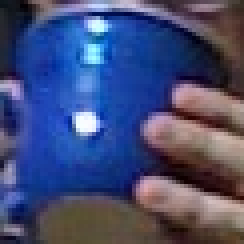
//> input picture images/BlueCup.jpg, 61 x 61 px (shown 4 times larger)
$ ./excercises ../images/BlueCup.jpg   (built with g++ and OpenCV 4)
//> lines starting //> are read from the running program, lines starting //| are printed output that depends on the picture; after the words box and inside, x2 and y2 are one past the last pixel; in counts of white or black regions, pixels touching at a corner belong together


#include <opencv2/core.hpp>
#include <opencv2/highgui.hpp>
#include <opencv2/imgproc.hpp>
#include <iostream>
#include <vector>

using std::cout; using std::cin; using std::endl; using std::vector;
using namespace cv;

// [7 lines left out: function show_image_in_window, not called in this run]

/* 1. This exercise will accustom you to the idea of many functions taking matrix
types. Create a two-dimensional matrix with three channels of type byte with
data size 100 × 100. Set all the values to 0.
a. Draw a circle in the matrix using void cv::circle(InputOutputArray img,
cv::point center, intradius, cv::Scalar color, int thickness=1,
int line_type=8, int shift=0).
b. Display this image using methods described in Chapter 2.
*/

void _1()
{
    cv::Mat image = Mat::zeros(100, 100, CV_8UC3); // does not like auto image = ...
    //source, centre, radius, color y grosor
    cv::circle(image, cv::Point {50, 50}, 15, cv::Scalar {200, 20, 210}, 2);
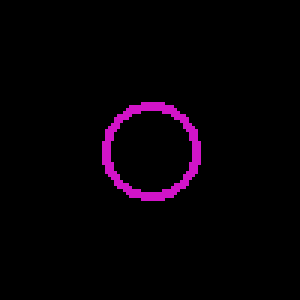
//> image: 100 rows x 100 cols, CV_8UC3 (shown 3 times larger); mean B, G, R 5.6, 0.6, 5.9

    cv::namedWindow("ch5_1b", cv::WINDOW_AUTOSIZE);
    cv::imshow("ch5_1b", image);
    cv::waitKey(0);
    cv::destroyWindow("ch5_1b");
}


/*
2. Create a two-dimensional matrix with three channels of type byte with data size
100 × 100, and set all the values to 0. Use the cv::Mat element access functions to
modify the pixels. Draw a green rectangle between (20, 5) and (40, 20).
*/
void _2()
{
    cv::Mat image = cv::Mat::zeros(100, 100, CV_8UC(3));
    for (auto i = 20; i < 40; ++i)
    {
        for (auto j = 5; j < 20; ++j)
        {
            image.at<Vec3b>(j, i)[0] = 15;
            image.at<Vec3b>(j, i)[1] = 225;
            image.at<Vec3b>(j, i)[2] = 40;
            //cout << i << " " << j << " " << x[0] << endl;
        }
    }

    cv::namedWindow("ch5_2", WINDOW_AUTOSIZE);
    cv::imshow("ch5_2", image);
    cv::waitKey(0);
    cv::destroyWindow("ch5_2");
}

/*
3. Create a three-channel RGB image of size 100 × 100. Clear it. Use pointer arithmetic
to draw a green square between (20, 5) and (40, 20).
*/

void _3()
{
    const char* window_name = "ch5_3";
    cv::Mat image = Mat(100,100,CV_8UC3,Scalar(0));
	for(int i=0;i<image.rows;i++)
	{
		uchar* outData=image.ptr<uchar>(i);
		for(int j=0;j<image.cols;j++)
		{
			if (j>=20&&j<=40&&i>=5&&i<=20)
			{
				outData[j*3+1] = 255;
			}
		}
	}
	cv::namedWindow(window_name, cv::WINDOW_AUTOSIZE);
    cv::imshow(window_name, image);
    cv::waitKey(0);
    cv::destroyWindow(window_name);
}

/*
4. Practice using region of interest (ROI). Create a 210 × 210 single-channel byte
image and zero it. Within the image, build a pyramid of increasing values using
ROI and cv::Mat::setTo(). That is: the outer border should be 0, the next inner
border should be 20, the next inner border should be 40, and so on until the final
innermost square is set to value 200; all borders should be 10 pixels wide. Display
the image.
// note to self: height map of a pyramid, i guess.
*/

void _4()
{
    const char* window_name = "ch5_4";
    cv::Mat image = Mat::zeros(210, 210, CV_8UC1);

    for (auto i = 0; i < 11; ++i)
    {
        cv::Rect r (10*i, 10*i, 210-20*i, 210-20*i);
        cv::Mat roi(image, r);
        roi.setTo(20*i);
    }

    cv::namedWindow(window_name, cv::WINDOW_AUTOSIZE);
    cv::imshow(window_name, image);
    cv::waitKey(0);
    cv::destroyWindow(window_name);
}

/*
5. Use multiple headers for one image. Load an image that is at least 100 × 100.
Create two additional headers that are ROIs where width = 20 and the height =
30. Their origins should be at (5, 10) and (50, 60), respectively. Pass these new
image subheaders to cv::bitwise_not(). Display the loaded image, which
should have two inverted rectangles within the larger image.
*/

void _5(char *filename)
{
//> called with filename = "../images/BlueCup.jpg"
    cv::Mat image = imread(filename, -1);
//> image is the input picture: 61 rows x 61 cols, CV_8UC3; mean B, G, R 117.6, 76.4, 68
    if (image.empty())
        return;

    const char* window_name = "ch5_5";

    cv::Mat roi1(image, Rect(5, 10, 20, 30));
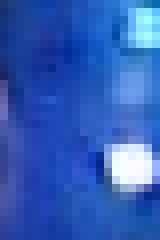
//> roi1: 30 rows x 20 cols, CV_8UC3 (shown 8 times larger); mean B, G, R 184.1, 94, 50.5
//> (the run ends here: the program stops with an error, at `cv::Mat roi2(image, Rect(50, 60, 20, 30));`)

$ run again, on images/face.jpg
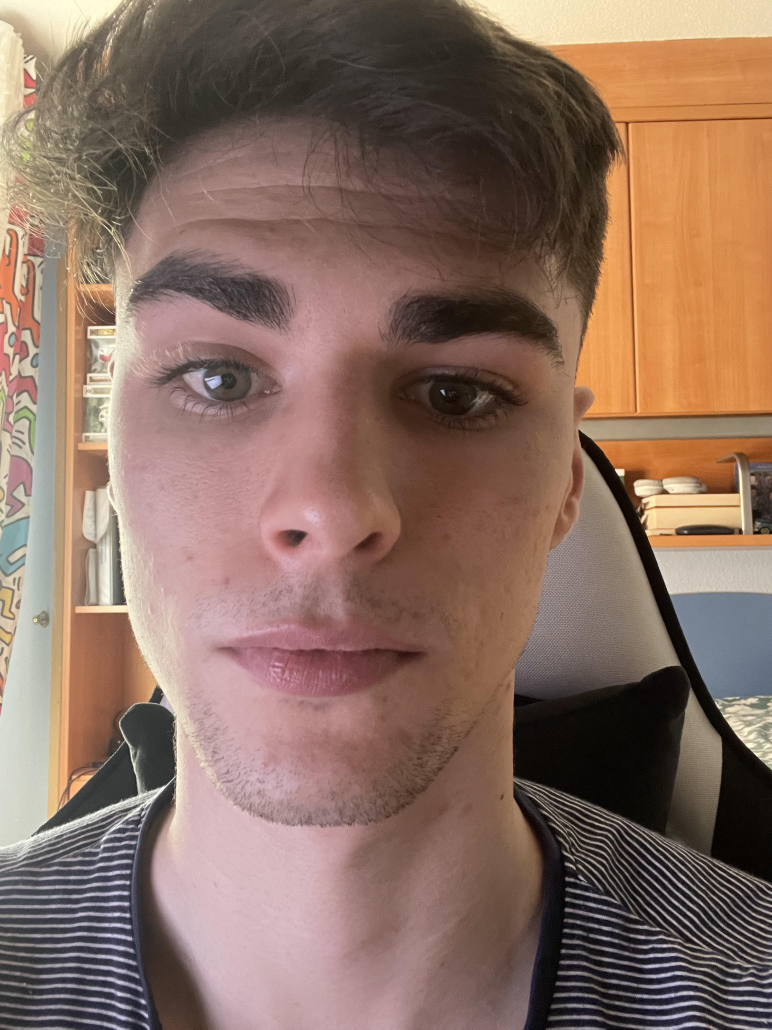
//> input picture images/face.jpg, 2316 x 3088 px (shown at 1/3 size)
//> in _5, image is the input picture: 3088 rows x 2316 cols, CV_8UC3; mean B, G, R 97.4, 110.6, 138
//| 3 channels split
//> min = 0; max = 255
//> threshold = 127
//| threshold: 127
//> clone1: 3088 rows x 2316 cols, CV_8UC1; every value is 127
//> in _6, `cv::compare(channels[1], clone1, mask, CMP_GE);`:
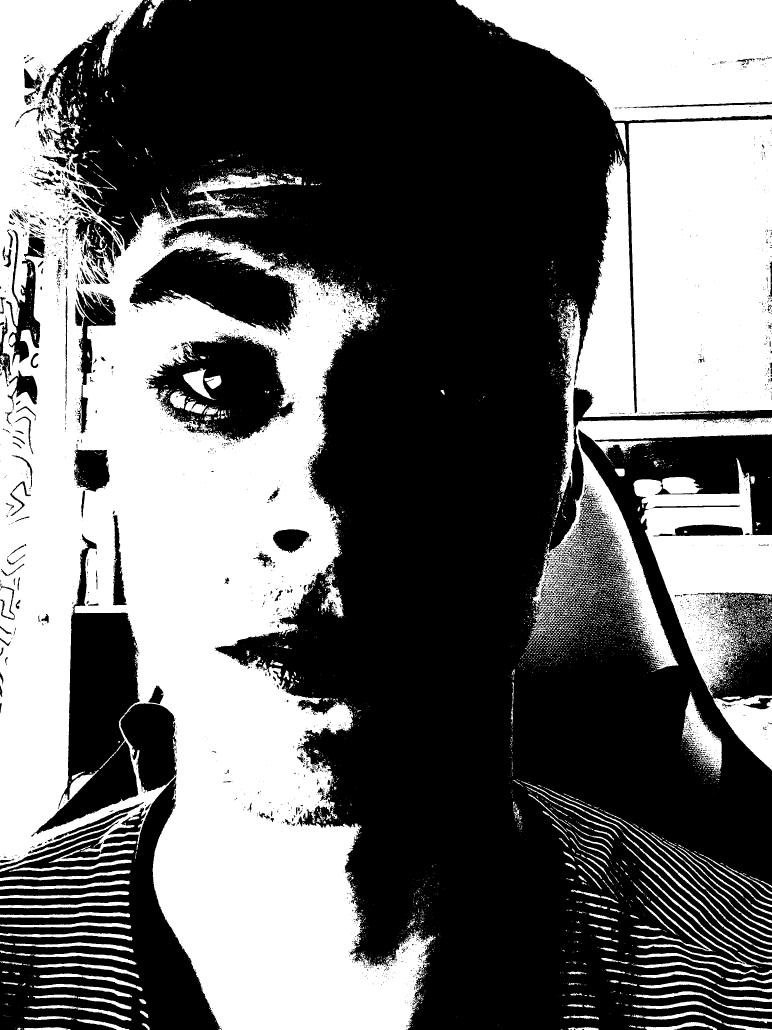
//> mask: 3088 rows x 2316 cols, CV_8UC1 (shown at 1/3 size); 41.4% white; 5896 white regions (5095 under 20 px), largest, box (x1, y1, x2, y2) and area: (0, 0, 1308, 3088) 1805338, (1674, 358, 2316, 1497) 457966, (1367, 0, 2316, 363) 235715
//> in _6, `cv::subtract(channels[1], threshold/2, channels[1], mask);`:
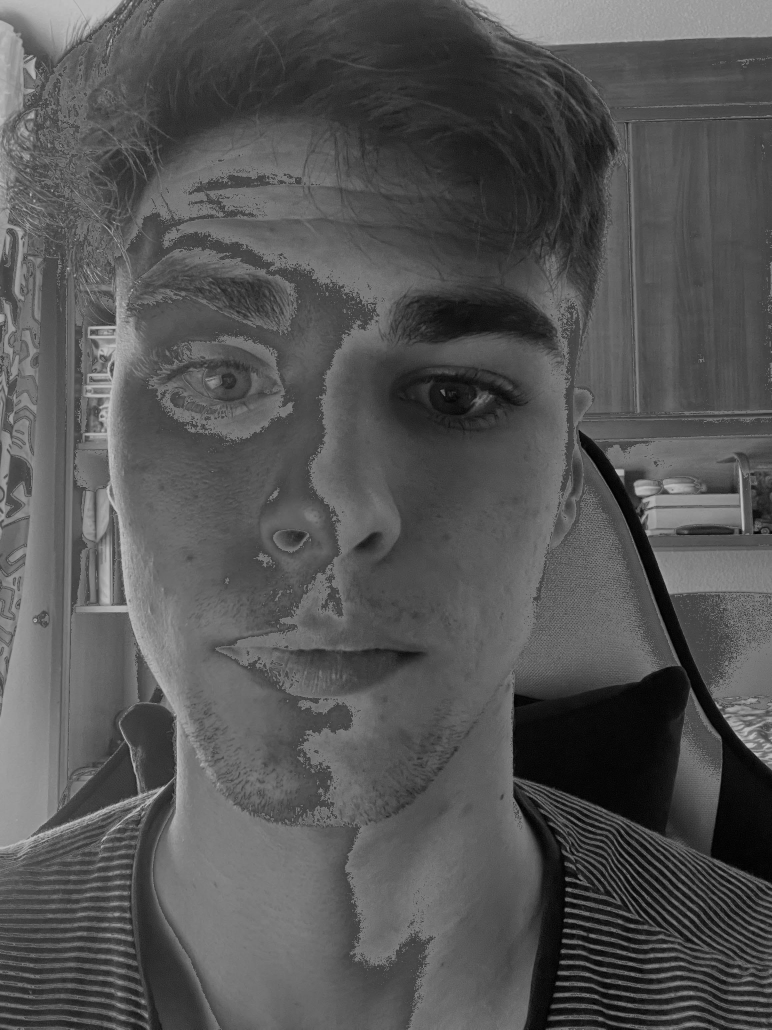
//> channels[1]: 3088 rows x 2316 cols, CV_8UC1 (shown at 1/3 size); min 0, max 192, mean 84.6

$ run again, on images/faceScene.jpg
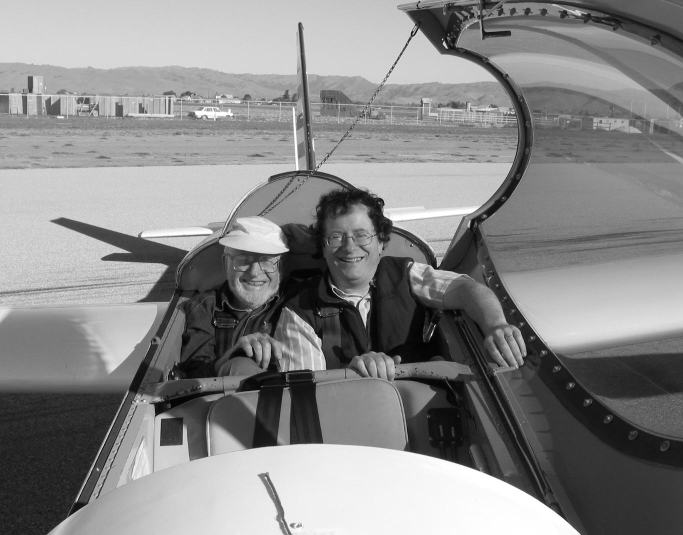
//> input picture images/faceScene.jpg, 1366 x 1070 px (shown at 1/2 size)
//> in _5, image is the input picture: 1070 rows x 1366 cols, CV_8UC3; min 0, max 255, mean 135.5
//| 3 channels split
//> min = 0; max = 255
//> threshold = 127
//| threshold: 127
//> clone1: 1070 rows x 1366 cols, CV_8UC1; every value is 127
//> in _6, `cv::compare(channels[1], clone1, mask, CMP_GE);`:
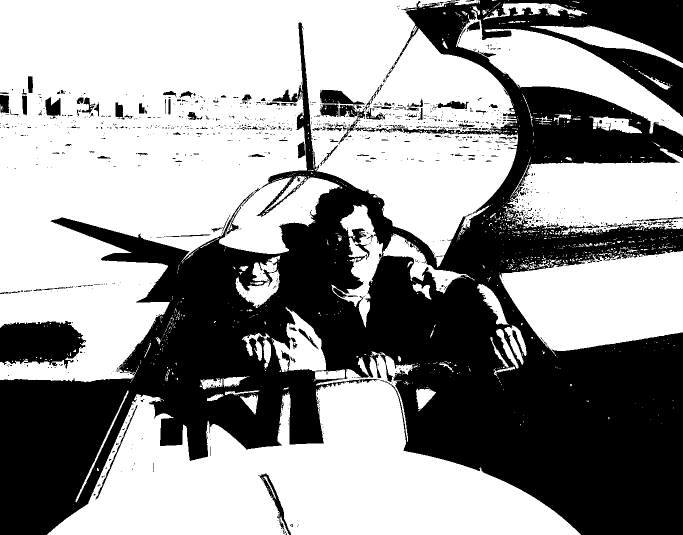
//> mask: 1070 rows x 1366 cols, CV_8UC1 (shown at 1/2 size); 58.4% white; 1195 black regions (1067 under 20 px), largest, box (x1, y1, x2, y2) and area: (0, 0, 1366, 1070) 573834, (0, 642, 172, 737) 12177, (677, 167, 983, 289) 2800
//> in _6, `cv::subtract(channels[1], threshold/2, channels[1], mask);`:
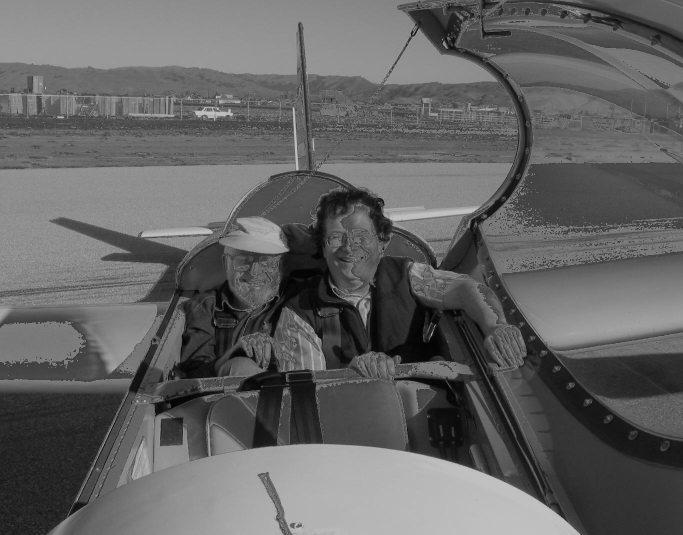
//> channels[1]: 1070 rows x 1366 cols, CV_8UC1 (shown at 1/2 size); min 0, max 192, mean 98.7
